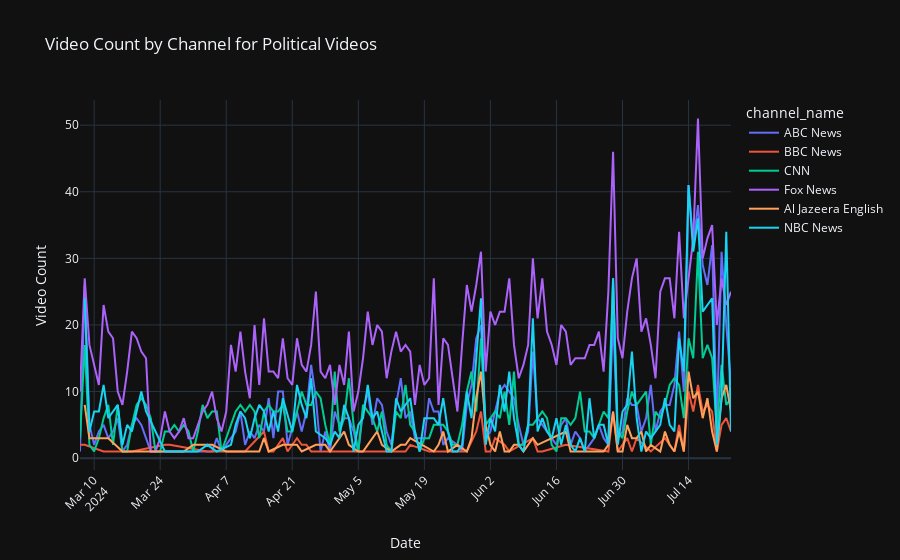

The notebook cell saved with this chart:
### Code cell
import plotly.express as px
import pandas as pd

# Assuming df and political_df are pandas DataFrames with relevant data
# Ensure the 'Date' column is in datetime format and make a copy to avoid SettingWithCopyWarning
political_df = political_df.copy()
political_df['Date'] = pd.to_datetime(political_df['published_at']).dt.date

df = df.copy()
df['Date'] = pd.to_datetime(df['published_at']).dt.date

# Plot Video Count by Channel for Political Videos
fig_video_count = px.line(political_df.groupby(['Date', 'channel_name'])['video_id'].count().reset_index(), 
                          x='Date', y='video_id', color='channel_name',
                          title='Video Count by Channel for Political Videos')
fig_video_count.update_layout(xaxis_title='Date', yaxis_title='Video Count', xaxis=dict(tickangle=-45))
fig_video_count.show()

### Figure 1 — Plotly figure (JSON) as saved in the notebook; plotly's stock layout.template omitted (floating-point values rounded to 4 significant figures; data arrays with more than 128 entries replaced by an {"elided": "..."} marker saying what was removed)
{"data": [{"hovertemplate": "channel_name=ABC News<br>Date=%{x}<br>video_id=%{y}<extra></extra>", "legendgroup": "ABC News", "line": {"color": "#636efa", "dash": "solid"}, "marker": {"symbol": "circle"}, "mode": "lines", "name": "ABC News", "orientation": "v", "showlegend": true, "type": "scatter", "x": ["2024-03-07", "2024-03-08", "2024-03-09", "2024-03-10", "2024-03-11", "2024-03-12", "2024-03-13", "2024-03-14", "2024-03-15", "2024-03-16", "2024-03-17", "2024-03-18", "2024-03-19", "2024-03-20", "2024-03-21", "2024-03-22", "2024-03-24", "2024-03-26", "2024-03-28", "2024-03-29", "2024-04-04", "2024-04-05", "2024-04-06", "2024-04-08", "2024-04-09", "2024-04-10", "2024-04-11", "2024-04-12", "2024-04-13", "2024-04-14", "2024-04-15", "2024-04-16", "2024-04-17", "2024-04-18", "2024-04-19", "2024-04-20", "2024-04-22", "2024-04-23", "2024-04-24", "2024-04-25", "2024-04-26", "2024-04-27", "2024-04-28", "2024-04-29", "2024-04-30", "2024-05-01", "2024-05-02", "2024-05-03", "2024-05-04", "2024-05-05", "2024-05-06", "2024-05-07", "2024-05-08", "2024-05-09", "2024-05-10", "2024-05-11", "2024-05-12", "2024-05-13", "2024-05-14", "2024-05-15", "2024-05-16", "2024-05-17", "2024-05-19", "2024-05-20", "2024-05-21", "2024-05-22", "2024-05-23", "2024-05-24", "2024-05-26", "2024-05-27", "2024-05-28", "2024-05-29", "2024-05-30", "2024-05-31", "2024-06-01", "2024-06-02", "2024-06-03", "2024-06-04", "2024-06-05", "2024-06-06", "2024-06-07", "2024-06-08", "2024-06-09", "2024-06-10", "2024-06-11", "2024-06-12", "2024-06-13", "2024-06-14", "2024-06-16", "2024-06-17", "2024-06-18", "2024-06-19", "2024-06-20", "2024-06-21", "2024-06-22", "2024-06-23", "2024-06-24", "2024-06-25", "2024-06-26", "2024-06-27", "2024-06-28", "2024-06-29", "2024-06-30", "2024-07-01", "2024-07-02", "2024-07-03", "2024-07-04", "2024-07-05", "2024-07-06", "2024-07-07", "2024-07-08", "2024-07-09", "2024-07-10", "2024-07-11", "2024-07-12", "2024-07-13", "2024-07-14", "2024-07-15", "2024-07-16", "2024-07-17", "2024-07-18", "2024-07-19", "2024-07-20", "2024-07-21", "2024-07-22", "2024-07-23"], "xaxis": "x", "y": [1, 26, 5, 2, 4, 5, 3, 4, 6, 1, 2, 5, 6, 5, 3, 1, 1, 1, 1, 1, 1, 3, 1, 3, 4, 7, 2, 4, 3, 5, 4, 9, 3, 10, 10, 2, 7, 4, 7, 14, 9, 1, 4, 1, 7, 5, 6, 6, 4, 1, 7, 10, 5, 9, 8, 4, 2, 8, 12, 6, 7, 3, 3, 9, 7, 7, 2, 3, 2, 1, 8, 11, 18, 20, 3, 4, 7, 10, 11, 10, 9, 5, 2, 4, 16, 6, 5, 4, 2, 5, 6, 2, 4, 3, 1, 2, 3, 5, 3, 2, 21, 3, 4, 9, 8, 8, 4, 6, 11, 4, 7, 8, 8, 11, 19, 10, 41, 32, 38, 29, 26, 32, 5, 31, 20, 11], "yaxis": "y"}, {"hovertemplate": "channel_name=BBC News<br>Date=%{x}<br>video_id=%{y}<extra></extra>", "legendgroup": "BBC News", "line": {"color": "#EF553B", "dash": "solid"}, "marker": {"symbol": "circle"}, "mode": "lines", "name": "BBC News", "orientation": "v", "showlegend": true, "type": "scatter", "x": ["2024-03-07", "2024-03-08", "2024-03-12", "2024-03-13", "2024-03-18", "2024-03-25", "2024-03-26", "2024-04-03", "2024-04-05", "2024-04-08", "2024-04-09", "2024-04-11", "2024-04-15", "2024-04-16", "2024-04-17", "2024-04-19", "2024-04-20", "2024-04-22", "2024-04-23", "2024-04-24", "2024-04-25", "2024-04-26", "2024-04-30", "2024-05-07", "2024-05-09", "2024-05-13", "2024-05-15", "2024-05-16", "2024-05-20", "2024-05-22", "2024-05-28", "2024-05-30", "2024-05-31", "2024-06-01", "2024-06-02", "2024-06-03", "2024-06-05", "2024-06-06", "2024-06-11", "2024-06-12", "2024-06-13", "2024-06-18", "2024-06-27", "2024-06-28", "2024-06-29", "2024-07-01", "2024-07-02", "2024-07-03", "2024-07-06", "2024-07-09", "2024-07-10", "2024-07-11", "2024-07-12", "2024-07-13", "2024-07-14", "2024-07-15", "2024-07-16", "2024-07-17", "2024-07-18", "2024-07-19", "2024-07-20", "2024-07-21", "2024-07-22", "2024-07-23"], "xaxis": "x", "y": [2, 2, 1, 1, 1, 2, 2, 1, 1, 1, 1, 1, 4, 1, 1, 3, 1, 3, 2, 2, 1, 1, 1, 1, 1, 1, 1, 2, 1, 1, 1, 4, 7, 1, 1, 3, 2, 1, 3, 1, 1, 2, 1, 7, 1, 3, 1, 3, 1, 3, 2, 1, 5, 1, 10, 7, 11, 7, 8, 7, 1, 5, 6, 4], "yaxis": "y"}, {"hovertemplate": "channel_name=CNN<br>Date=%{x}<br>video_id=%{y}<extra></extra>", "legendgroup": "CNN", "line": {"color": "#00cc96", "dash": "solid"}, "marker": {"symbol": "circle"}, "mode": "lines", "name": "CNN", "orientation": "v", "showlegend": true, "type": "scatter", "x": {"elided": "138 str values"}, "xaxis": "x", "y": {"elided": "138 int values"}, "yaxis": "y"}, {"hovertemplate": "channel_name=Fox News<br>Date=%{x}<br>video_id=%{y}<extra></extra>", "legendgroup": "Fox News", "line": {"color": "#ab63fa", "dash": "solid"}, "marker": {"symbol": "circle"}, "mode": "lines", "name": "Fox News", "orientation": "v", "showlegend": true, "type": "scatter", "x": {"elided": "139 str values"}, "xaxis": "x", "y": {"elided": "139 int values"}, "yaxis": "y"}, {"hovertemplate": "channel_name=Al Jazeera English<br>Date=%{x}<br>video_id=%{y}<extra></extra>", "legendgroup": "Al Jazeera English", "line": {"color": "#FFA15A", "dash": "solid"}, "marker": {"symbol": "circle"}, "mode": "lines", "name": "Al Jazeera English", "orientation": "v", "showlegend": true, "type": "scatter", "x": ["2024-03-08", "2024-03-09", "2024-03-13", "2024-03-16", "2024-03-19", "2024-03-20", "2024-03-29", "2024-03-31", "2024-04-04", "2024-04-07", "2024-04-10", "2024-04-12", "2024-04-13", "2024-04-14", "2024-04-15", "2024-04-16", "2024-04-19", "2024-04-22", "2024-04-23", "2024-04-26", "2024-04-28", "2024-04-29", "2024-05-02", "2024-05-03", "2024-05-05", "2024-05-06", "2024-05-08", "2024-05-09", "2024-05-10", "2024-05-12", "2024-05-14", "2024-05-15", "2024-05-16", "2024-05-21", "2024-05-22", "2024-05-23", "2024-05-24", "2024-05-26", "2024-05-28", "2024-05-29", "2024-05-30", "2024-05-31", "2024-06-01", "2024-06-02", "2024-06-03", "2024-06-04", "2024-06-05", "2024-06-06", "2024-06-07", "2024-06-08", "2024-06-09", "2024-06-10", "2024-06-11", "2024-06-12", "2024-06-18", "2024-06-19", "2024-06-21", "2024-06-22", "2024-06-23", "2024-06-24", "2024-06-26", "2024-06-27", "2024-06-28", "2024-06-29", "2024-06-30", "2024-07-01", "2024-07-02", "2024-07-03", "2024-07-04", "2024-07-05", "2024-07-06", "2024-07-08", "2024-07-09", "2024-07-10", "2024-07-11", "2024-07-12", "2024-07-13", "2024-07-14", "2024-07-15", "2024-07-16", "2024-07-17", "2024-07-18", "2024-07-19", "2024-07-20", "2024-07-21", "2024-07-22", "2024-07-23"], "xaxis": "x", "y": [8, 3, 3, 1, 1, 1, 1, 2, 2, 1, 1, 1, 1, 1, 3, 1, 2, 2, 1, 2, 2, 1, 4, 2, 1, 1, 3, 4, 2, 1, 2, 2, 3, 1, 2, 4, 1, 2, 1, 3, 9, 13, 5, 2, 1, 4, 1, 1, 2, 2, 1, 2, 3, 2, 4, 1, 1, 1, 1, 1, 1, 2, 7, 1, 1, 5, 3, 3, 4, 1, 2, 1, 4, 2, 1, 4, 1, 13, 9, 10, 6, 9, 4, 1, 9, 11, 7], "yaxis": "y"}, {"hovertemplate": "channel_name=NBC News<br>Date=%{x}<br>video_id=%{y}<extra></extra>", "legendgroup": "NBC News", "line": {"color": "#19d3f3", "dash": "solid"}, "marker": {"symbol": "circle"}, "mode": "lines", "name": "NBC News", "orientation": "v", "showlegend": true, "type": "scatter", "x": ["2024-03-08", "2024-03-09", "2024-03-10", "2024-03-11", "2024-03-12", "2024-03-13", "2024-03-14", "2024-03-15", "2024-03-16", "2024-03-17", "2024-03-18", "2024-03-19", "2024-03-20", "2024-03-21", "2024-03-25", "2024-03-27", "2024-04-01", "2024-04-03", "2024-04-05", "2024-04-08", "2024-04-09", "2024-04-10", "2024-04-11", "2024-04-12", "2024-04-13", "2024-04-14", "2024-04-15", "2024-04-16", "2024-04-17", "2024-04-18", "2024-04-19", "2024-04-21", "2024-04-22", "2024-04-23", "2024-04-24", "2024-04-25", "2024-04-26", "2024-04-28", "2024-04-29", "2024-04-30", "2024-05-01", "2024-05-02", "2024-05-03", "2024-05-04", "2024-05-05", "2024-05-06", "2024-05-07", "2024-05-08", "2024-05-09", "2024-05-10", "2024-05-11", "2024-05-12", "2024-05-13", "2024-05-14", "2024-05-15", "2024-05-16", "2024-05-17", "2024-05-18", "2024-05-19", "2024-05-20", "2024-05-21", "2024-05-22", "2024-05-23", "2024-05-24", "2024-05-25", "2024-05-26", "2024-05-27", "2024-05-28", "2024-05-29", "2024-05-30", "2024-05-31", "2024-06-01", "2024-06-02", "2024-06-03", "2024-06-04", "2024-06-05", "2024-06-06", "2024-06-07", "2024-06-08", "2024-06-09", "2024-06-10", "2024-06-11", "2024-06-12", "2024-06-13", "2024-06-14", "2024-06-15", "2024-06-16", "2024-06-17", "2024-06-18", "2024-06-19", "2024-06-20", "2024-06-21", "2024-06-22", "2024-06-23", "2024-06-24", "2024-06-25", "2024-06-26", "2024-06-27", "2024-06-28", "2024-06-29", "2024-06-30", "2024-07-01", "2024-07-02", "2024-07-03", "2024-07-04", "2024-07-05", "2024-07-06", "2024-07-08", "2024-07-09", "2024-07-10", "2024-07-11", "2024-07-12", "2024-07-13", "2024-07-14", "2024-07-15", "2024-07-16", "2024-07-17", "2024-07-18", "2024-07-19", "2024-07-20", "2024-07-21", "2024-07-22", "2024-07-23"], "xaxis": "x", "y": [24, 4, 7, 7, 11, 6, 7, 8, 2, 5, 4, 7, 10, 7, 1, 1, 1, 2, 1, 2, 5, 7, 6, 3, 6, 8, 7, 4, 7, 4, 9, 4, 11, 8, 6, 12, 4, 3, 2, 4, 3, 8, 6, 1, 5, 6, 11, 6, 7, 4, 1, 1, 9, 7, 8, 9, 4, 1, 6, 6, 6, 5, 9, 4, 1, 1, 2, 10, 6, 15, 24, 2, 6, 4, 11, 7, 13, 6, 2, 1, 5, 21, 4, 6, 4, 3, 6, 2, 5, 2, 1, 3, 1, 9, 3, 5, 5, 2, 27, 2, 7, 8, 16, 6, 1, 4, 3, 5, 9, 5, 4, 18, 13, 41, 31, 36, 22, 23, 24, 2, 9, 34, 4], "yaxis": "y"}], "layout": {"legend": {"title": {"text": "channel_name"}, "tracegroupgap": 0}, "title": {"text": "Video Count by Channel for Political Videos"}, "xaxis": {"anchor": "y", "domain": [0, 1], "tickangle": -45, "title": {"text": "Date"}}, "yaxis": {"anchor": "x", "domain": [0, 1], "title": {"text": "Video Count"}}}}
